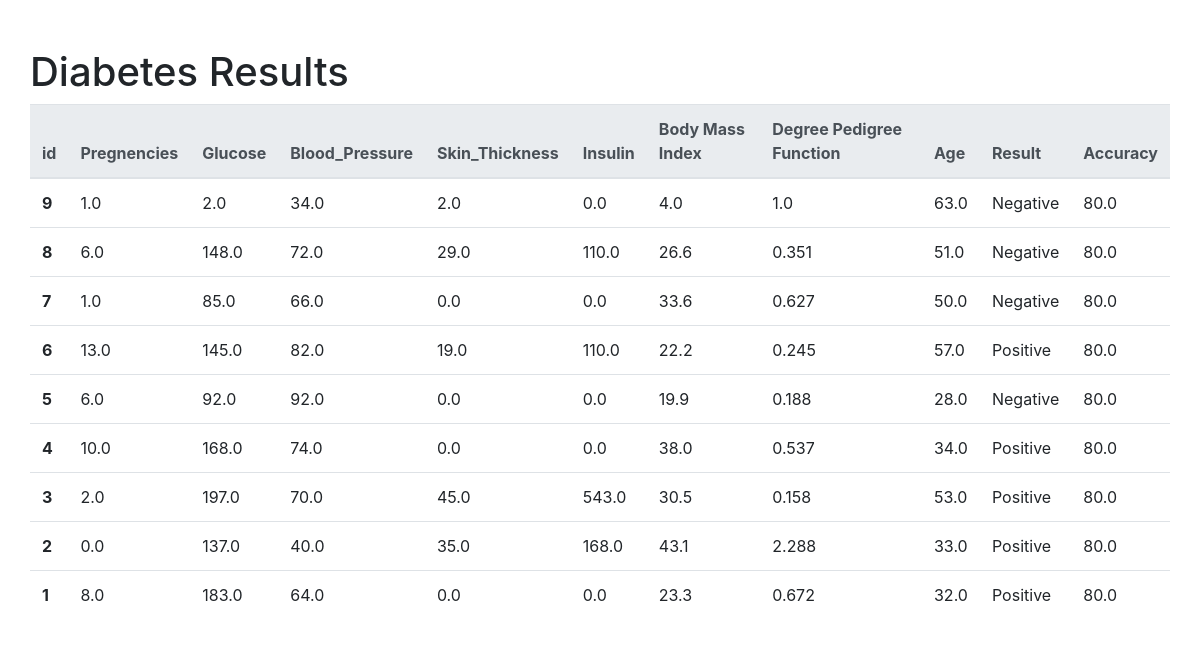
The page /predict_diab/results_diab/ on the database its author committed.
### diabDiease/models.py (models this page shows, shortened)
class DiabPredResults(models.Model):
    Pregnencies = models.FloatField()
    Glucose = models.FloatField()
    Blood_Pressure = models.FloatField()
    Skin_Thickness = models.FloatField()
    Insulin = models.FloatField()
    BMI = models.FloatField()
    DPF = models.FloatField()
    Age = models.FloatField()
    PredictRes = models.CharField(max_length=30)
    Accuracy = models.FloatField()

### diabDiease/views.py (the view)
# urls.py: path('predict_diab/results_diab/', views.view_diab),
def view_diab(request):
    data = {"dataset": DiabPredResults.objects.all().order_by("-id")}
    return render(request, "dbview/dbdiab.html", data)

### templates/dbview/dbdiab.html (shortened to what this page needs)
<!DOCTYPE html>
<html lang="en">
<head>
    <link rel="stylesheet" href="https://stackpath.bootstrapcdn.com/bootstrap/4.1.3/css/bootstrap.min.css">
</head>
<body>
    <div class="container pt-5">
        <div class="row">
            <h1>Diabetes Results</h1>
            <table class="table table-hover">
                <thead class="thead-light">
                    <tr>
                        <th scope="col">id</th>
                        <th scope="col">Pregnencies</th>
                        <th scope="col">Glucose</th>
                        <th scope="col">Blood_Pressure</th>
                        <th scope="col">Skin_Thickness</th>
                        <th scope="col">Insulin</th>
                        <th scope="col">Body Mass Index</th>
                        <th scope="col">Degree Pedigree Function</th>
                        <th scope="col">Age</th>
                        <th scope="col">Result</th>
                        <th scope="col">Accuracy</th>
                    </tr>
                </thead>
                <tbody>
                    {% for data in dataset %}
                    <tr>
                        <th scope="row">{{ data.id }}</th>
                        <td>{{ data.Pregnencies }}</td>
                        <td>{{ data.Glucose }}</td>
                        <td>{{ data.Blood_Pressure }}</td>
                        <td>{{ data.Skin_Thickness }}</td>
                        <td>{{ data.Insulin }}</td>
                        <td>{{ data.BMI }}</td>
                        <td>{{ data.DPF }}</td>
                        <td>{{ data.Age }}</td>
                        <td>{{ data.PredictRes }}</td>
                        <td>{{ data.Accuracy }}</td>
                    </tr>
                    {% endfor %}
                </tbody>
            </table>
        </div>
    </div>
</body>
</html>

### rows shown on the page
DiabPredResults: id "9", Pregnencies "1.0", Glucose "2.0", Blood_Pressure "34.0", Skin_Thickness "2.0", Insulin "0.0", BMI "4.0", DPF "1.0", Age "63.0", PredictRes "Negative", Accuracy "80.0"
DiabPredResults: id "8", Pregnencies "6.0", Glucose "148.0", Blood_Pressure "72.0", Skin_Thickness "29.0", Insulin "110.0", BMI "26.6", DPF "0.351", Age "51.0", PredictRes "Negative", Accuracy "80.0"
DiabPredResults: id "7", Pregnencies "1.0", Glucose "85.0", Blood_Pressure "66.0", Skin_Thickness "0.0", Insulin "0.0", BMI "33.6", DPF "0.627", Age "50.0", PredictRes "Negative", Accuracy "80.0"
DiabPredResults: id "6", Pregnencies "13.0", Glucose "145.0", Blood_Pressure "82.0", Skin_Thickness "19.0", Insulin "110.0", BMI "22.2", DPF "0.245", Age "57.0", PredictRes "Positive", Accuracy "80.0"
DiabPredResults: id "5", Pregnencies "6.0", Glucose "92.0", Blood_Pressure "92.0", Skin_Thickness "0.0", Insulin "0.0", BMI "19.9", DPF "0.188", Age "28.0", PredictRes "Negative", Accuracy "80.0"
DiabPredResults: id "4", Pregnencies "10.0", Glucose "168.0", Blood_Pressure "74.0", Skin_Thickness "0.0", Insulin "0.0", BMI "38.0", DPF "0.537", Age "34.0", PredictRes "Positive", Accuracy "80.0"
DiabPredResults: id "3", Pregnencies "2.0", Glucose "197.0", Blood_Pressure "70.0", Skin_Thickness "45.0", Insulin "543.0", BMI "30.5", DPF "0.158", Age "53.0", PredictRes "Positive", Accuracy "80.0"
DiabPredResults: id "2", Pregnencies "0.0", Glucose "137.0", Blood_Pressure "40.0", Skin_Thickness "35.0", Insulin "168.0", BMI "43.1", DPF "2.288", Age "33.0", PredictRes "Positive", Accuracy "80.0"
DiabPredResults: id "1", Pregnencies "8.0", Glucose "183.0", Blood_Pressure "64.0", Skin_Thickness "0.0", Insulin "0.0", BMI "23.3", DPF "0.672", Age "32.0", PredictRes "Positive", Accuracy "80.0"
